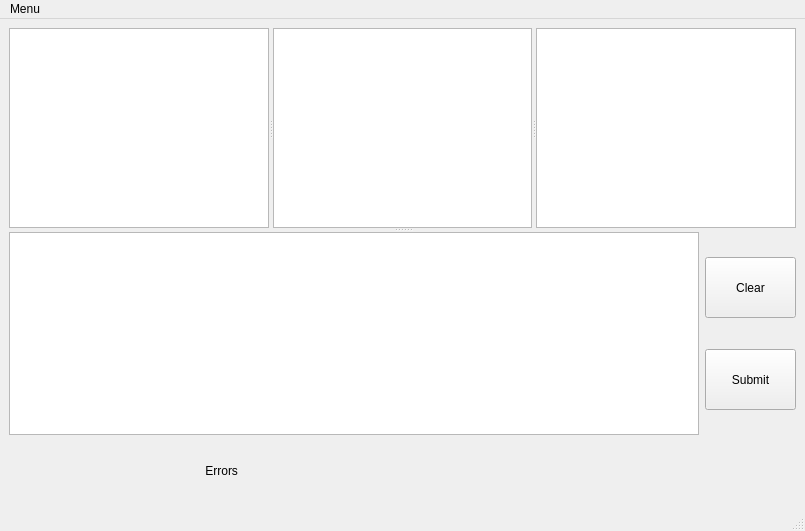
<?xml version="1.0" encoding="UTF-8"?>
<ui version="4.0">
 <class>MainWindow</class>
 <widget class="QMainWindow" name="MainWindow">
  <property name="geometry">
   <rect>
    <x>0</x>
    <y>0</y>
    <width>805</width>
    <height>531</height>
   </rect>
  </property>
  <property name="windowTitle">
   <string>MainWindow</string>
  </property>
  <widget class="QWidget" name="centralwidget">
   <layout class="QGridLayout" name="gridLayout">
    <item row="0" column="0">
     <widget class="QSplitter" name="splitter_2">
      <property name="orientation">
       <enum>Qt::Vertical</enum>
      </property>
      <widget class="QSplitter" name="splitter">
       <property name="orientation">
        <enum>Qt::Horizontal</enum>
       </property>
       <widget class="QListView" name="listView"/>
       <widget class="QTableView" name="tableView"/>
       <widget class="QTextEdit" name="LogList">
        <property name="minimumSize">
         <size>
          <width>0</width>
          <height>85</height>
         </size>
        </property>
       </widget>
      </widget>
      <widget class="QWidget" name="layoutWidget">
       <layout class="QVBoxLayout" name="verticalLayout_2">
        <item>
         <layout class="QHBoxLayout" name="horizontalLayout">
          <item>
           <widget class="QTextEdit" name="commandEdit"/>
          </item>
          <item>
           <layout class="QVBoxLayout" name="verticalLayout">
            <item>
             <widget class="QPushButton" name="clearButton">
              <property name="minimumSize">
               <size>
                <width>91</width>
                <height>61</height>
               </size>
              </property>
              <property name="text">
               <string>Clear</string>
              </property>
             </widget>
            </item>
            <item>
             <widget class="QPushButton" name="submitButton">
              <property name="minimumSize">
               <size>
                <width>91</width>
                <height>61</height>
               </size>
              </property>
              <property name="text">
               <string>Submit</string>
              </property>
             </widget>
            </item>
           </layout>
          </item>
         </layout>
        </item>
        <item>
         <widget class="QLabel" name="ErrorStr">
          <property name="minimumSize">
           <size>
            <width>0</width>
            <height>59</height>
           </size>
          </property>
          <property name="text">
           <string>                                                           Errors</string>
          </property>
         </widget>
        </item>
       </layout>
      </widget>
     </widget>
    </item>
   </layout>
  </widget>
  <widget class="QStatusBar" name="statusbar"/>
  <widget class="QMenuBar" name="menubar">
   <property name="geometry">
    <rect>
     <x>0</x>
     <y>0</y>
     <width>805</width>
     <height>25</height>
    </rect>
   </property>
   <widget class="QMenu" name="menuMenu">
    <property name="title">
     <string>Menu</string>
    </property>
    <addaction name="actioninfo"/>
   </widget>
   <addaction name="menuMenu"/>
  </widget>
  <action name="actioninfo">
   <property name="text">
    <string>info</string>
   </property>
  </action>
 </widget>
 <resources/>
 <connections/>
</ui>
